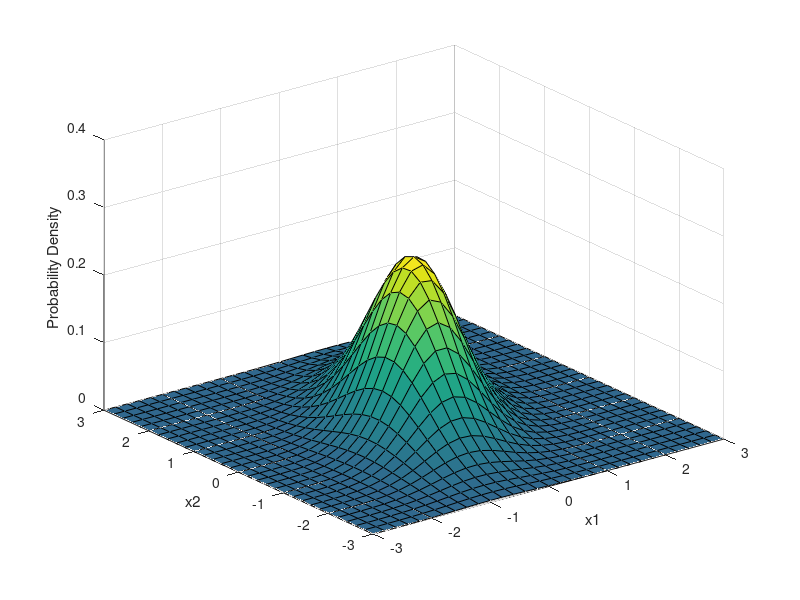

MATLAB code to generate this figure:
mu = [0 0];
Sigma = [.5 .3; .3 1];
x1 = -3:.2:3; x2 = -3:.2:3;
[X1,X2] = meshgrid(x1,x2);
F = mvnpdf([X1(:) X2(:)],mu,Sigma);
F = reshape(F,length(x2),length(x1));
surf(x1,x2,F);
caxis([min(F(:))-.5*range(F(:)),max(F(:))]);
axis([-3 3 -3 3 0 .4])
xlabel('x1'); ylabel('x2'); zlabel('Probability Density');